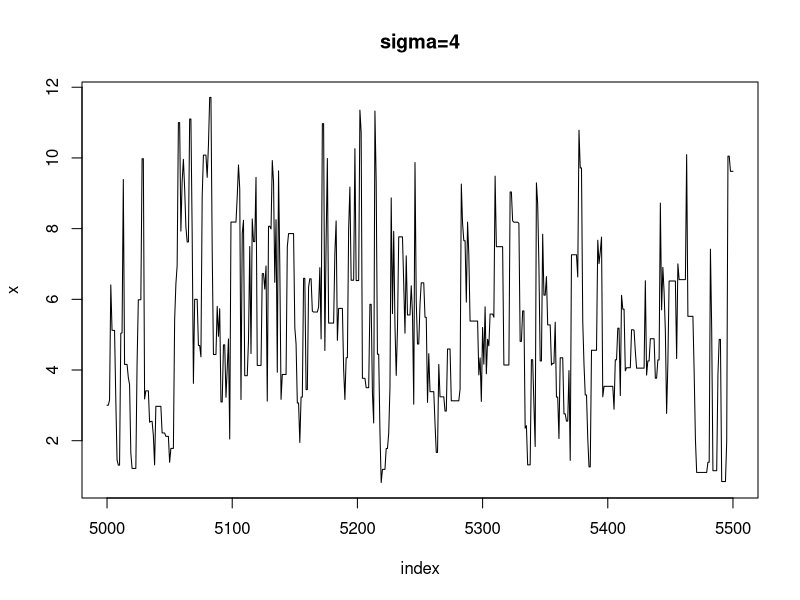
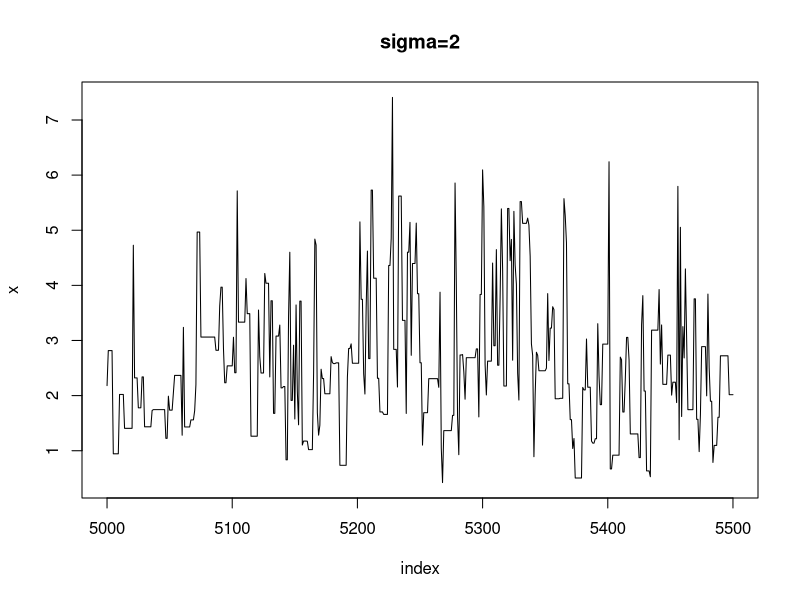
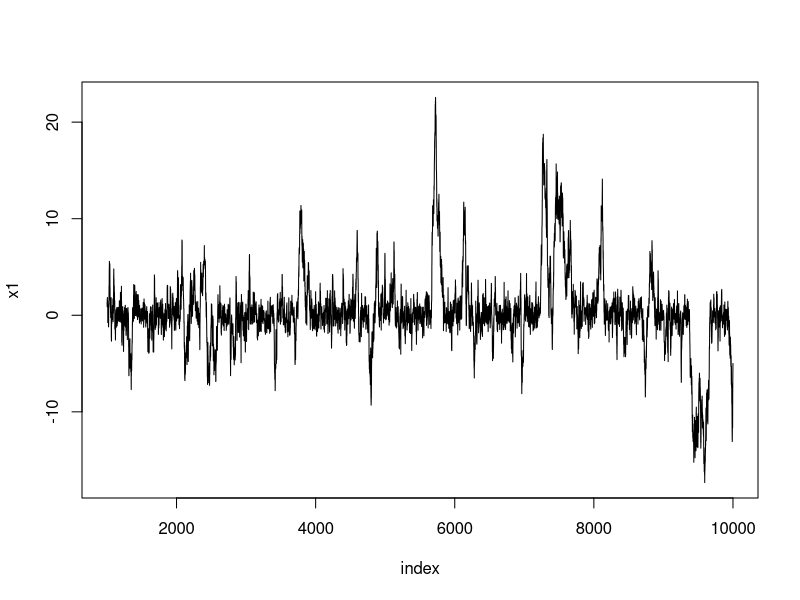
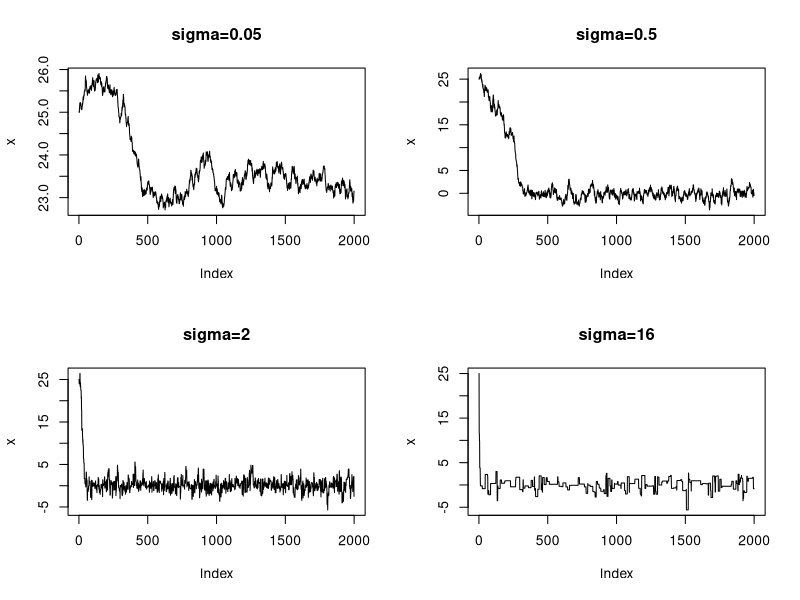
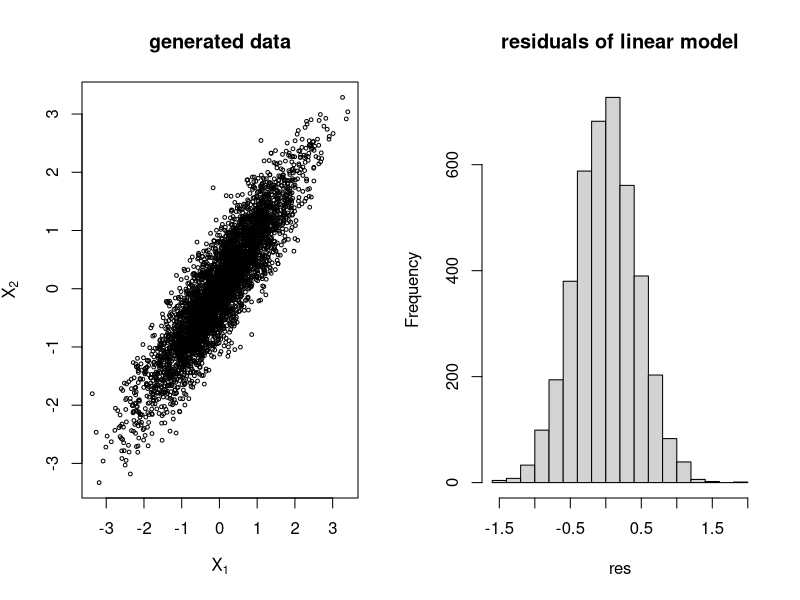

R code for these plots, in order:
## ---- chunk 1
knitr::opts_chunk$set(echo = TRUE)
#cat("\014");rm(list=ls())
## ---- chunk 2
drayleigh <- function(x, sigma){
  if (any(x < 0)) return (0)
  stopifnot(sigma > 0)
  return ((x/sigma^2) * exp(-x^2 / (2*sigma^2)))
}

rrayleigh.mh <- function(sigma, m=10000){
  x <- numeric(m)
  x[1] <- rchisq(1, df=1)
  k <- 0
  u <- runif(m)
  for (i in 2:m){
    xt <- x[i-1]
    y <- rchisq(1, df = xt)
    num <- drayleigh(y, sigma) * dchisq(xt, df = y)
    den <- drayleigh(xt, sigma) * dchisq(y, df = xt)
    if (u[i] <= num/den) x[i] <- y else{
      x[i] <- xt
      k <- k+1
    }
  }
  return (list(x=x, k=k))
}

r1 <- rrayleigh.mh(sigma = 4)
r2 <- rrayleigh.mh(sigma = 2)
r1$k; r2$k

index <- 5000:5500
y1 <- r1$x[index]
plot(index, y1, type="l", main="sigma=4", ylab="x")
y2 <- r2$x[index]
plot(index, y2, type="l", main="sigma=2", ylab="x")
## ---- chunk 3
m <- 10000
x <- numeric(m)
x[1] <- 0
k <- 0
u <- runif(m)
for (i in 2:m){
  xt <- x[i-1]
  y <- rnorm(1, mean=xt, sd=1)
  num <- dcauchy(y, location=0, scale=1) * dnorm(xt, mean=y, sd=1)
  den <- dcauchy(xt, location=0, scale=1) * dnorm(y, mean=xt, sd=1)
  if (u[i] <= num/den) x[i] <- y else{
    x[i] <- xt
    k <- k+1
  }
}
index <- 1001:m
x1 <- x[index]
plot(index, x1, type='l')
k
quantile(x1, probs=seq(0, 1, 0.1))
qcauchy(seq(0, 1, 0.1), location=0, scale=1)
## ---- chunk 4
dLaplace <- function(x){
  return (0.5 * exp(-abs(x)))
}
rw.Metropolis <- function(sigma, x0, N){
  x <- numeric(N)
  x[1] <- x0
  u <- runif(N)
  k <- 0
  for (i in 2:N) {
    y <- rnorm(1, x[i-1], sigma)
    if (u[i] <= (dLaplace(y) / dLaplace(x[i-1])))
      x[i] <- y else {
        x[i] <- x[i-1]
        k <- k + 1
      }
  }
  return(list(x=x, k=k))
}

N <- 2000
sigma <- c(.05, .5, 2, 16)

x0 <- 25
rw1 <- rw.Metropolis(sigma[1], x0, N)
rw2 <- rw.Metropolis(sigma[2], x0, N)
rw3 <- rw.Metropolis(sigma[3], x0, N)
rw4 <- rw.Metropolis(sigma[4], x0, N)
#number of candidate points rejected
print(c(rw1$k, rw2$k, rw3$k, rw4$k))
#acceptance rate
r <- (N - c(rw1$k, rw2$k, rw3$k, rw4$k))/N
print(rbind(sigma, r))
#plot
par(mfrow=c(2,2))
plot(rw1$x, type='l', main="sigma=0.05", ylab="x")
plot(rw2$x, type='l', main="sigma=0.5", ylab="x")
plot(rw3$x, type='l', main="sigma=2", ylab="x")
plot(rw4$x, type='l', main="sigma=16", ylab="x")
dev.off()
## ---- chunk 5
N <- 5000 #length of chain
burn<- 1000 #burn-in length
X <- matrix(0, N, 2) #the chain, a bivariate sample
rho <- 0.9 #correlation
mu1 <- mu2 <- 0
sigma1 <- sigma2 <- 1
s1 <- sqrt(1-rho^2)*sigma1
s2 <- sqrt(1-rho^2)*sigma2

# generate the chain
X[1, ] <- c(mu1, mu2) #initialize

for (i in 2:N) {
  x2 <- X[i-1, 2]
  m1 <- mu1 + rho * (x2 - mu2) * sigma1/sigma2
  X[i, 1] <- rnorm(1, m1, s1)
  x1 <- X[i, 1]
  m2 <- mu2 + rho * (x1 - mu1) * sigma2/sigma1
  X[i, 2] <- rnorm(1, m2, s2)
}

b <- burn + 1
x <- X[b:N, ]

# compare sample statistics to parameters and plot
colMeans(x); cov(x); cor(x)
par(mfrow=c(1,2))
plot(x, main="generated data", cex=.5, xlab=bquote(X[1]),
     ylab=bquote(X[2]), ylim=range(x[,2]))

# linear regression
yy <- x[,2]
xx <- x[,1]
lm1 <- lm(yy ~ xx)
summary(lm1)
res <- lm1$residuals
hist(res, main = "residuals of linear model")
dev.off()
